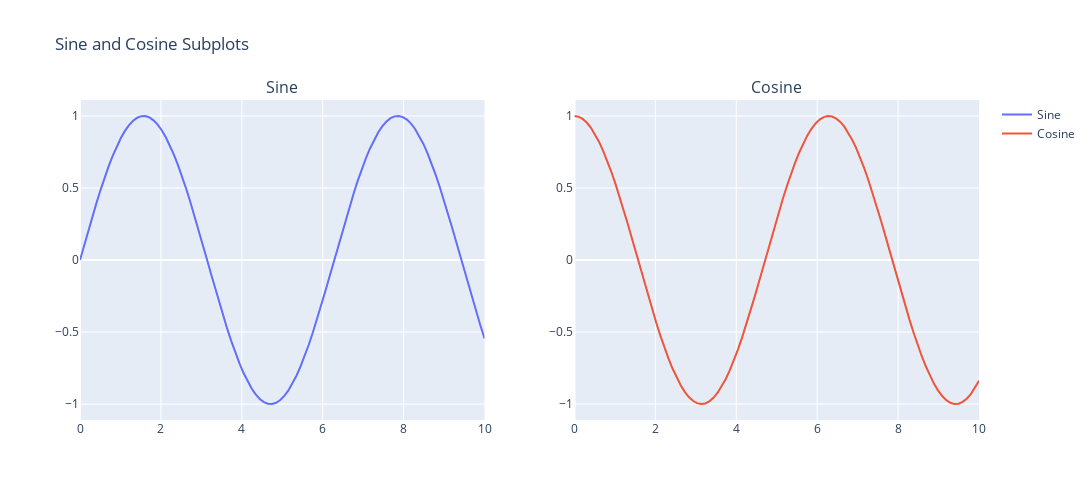

Notebook code for this chart:
### Markdown cell above
## Subplots in Plotly

Create multiple charts in a single layout using Plotly Graph Objects.

### Code cell
x = np.linspace(0, 10, 100)

fig = make_subplots(rows=1, cols=2, subplot_titles=["Sine", "Cosine"])

fig.add_trace(go.Scatter(x=x, y=np.sin(x), mode='lines', name='Sine'), row=1, col=1)
fig.add_trace(go.Scatter(x=x, y=np.cos(x), mode='lines', name='Cosine'), row=1, col=2)

fig.update_layout(title_text="Sine and Cosine Subplots",    width=1100,   # Set custom width
    height=500   # Set custom height
)
fig.show()
